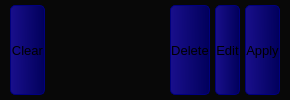
    <widget class="QWidget" name="widget_2" native="true">
     <property name="minimumSize">
      <size>
       <width>0</width>
       <height>0</height>
      </size>
     </property>
     <property name="maximumSize">
      <size>
       <width>16777215</width>
       <height>16777215</height>
      </size>
     </property>
     <property name="styleSheet">
      <string notr="true">background-color: rgb(8, 8, 8);</string>
     </property>
     <layout class="QHBoxLayout" name="horizontalLayout">
      <property name="spacing">
       <number>5</number>
      </property>
      <property name="leftMargin">
       <number>10</number>
      </property>
      <property name="topMargin">
       <number>5</number>
      </property>
      <property name="rightMargin">
       <number>10</number>
      </property>
      <property name="bottomMargin">
       <number>5</number>
      </property>
      <item>
       <widget class="QPushButton" name="pbClear">
        <property name="sizePolicy">
         <sizepolicy hsizetype="Preferred" vsizetype="Preferred">
          <horstretch>0</horstretch>
          <verstretch>0</verstretch>
         </sizepolicy>
        </property>
        <property name="minimumSize">
         <size>
          <width>0</width>
          <height>0</height>
         </size>
        </property>
        <property name="font">
         <font>
          <pointsize>10</pointsize>
         </font>
        </property>
        <property name="styleSheet">
         <string notr="true">QPushButton{background-color:qlineargradient(spread:pad, x1:0, y1:0.573, x2:1, y2:0.545, stop:0 rgba(25, 15, 140, 255), stop:1 rgba(1, 0, 91, 255));border-style: solid;border-color: rgb(0, 0, 127);border-width: 1px;border-radius: 5px;}
</string>
        </property>
        <property name="text">
         <string>Clear</string>
        </property>
       </widget>
      </item>
      <item>
       <spacer name="horizontalSpacer">
        <property name="orientation">
         <enum>Qt::Horizontal</enum>
        </property>
        <property name="sizeType">
         <enum>QSizePolicy::Maximum</enum>
        </property>
        <property name="sizeHint" stdset="0">
         <size>
          <width>120</width>
          <height>20</height>
         </size>
        </property>
       </spacer>
      </item>
      <item>
       <widget class="QPushButton" name="pbDelete">
        <property name="sizePolicy">
         <sizepolicy hsizetype="Preferred" vsizetype="Preferred">
          <horstretch>0</horstretch>
          <verstretch>0</verstretch>
         </sizepolicy>
        </property>
        <property name="minimumSize">
         <size>
          <width>0</width>
          <height>0</height>
         </size>
        </property>
        <property name="font">
         <font>
          <pointsize>10</pointsize>
         </font>
        </property>
        <property name="styleSheet">
         <string notr="true">QPushButton{background-color:qlineargradient(spread:pad, x1:0, y1:0.573, x2:1, y2:0.545, stop:0 rgba(25, 15, 140, 255), stop:1 rgba(1, 0, 91, 255));border-style: solid;border-color: rgb(0, 0, 127);border-width: 1px;border-radius: 5px;}
</string>
        </property>
        <property name="text">
         <string>Delete</string>
        </property>
       </widget>
      </item>
      <item>
       <widget class="QPushButton" name="pbEdit">
        <property name="sizePolicy">
         <sizepolicy hsizetype="Preferred" vsizetype="Preferred">
          <horstretch>0</horstretch>
          <verstretch>0</verstretch>
         </sizepolicy>
        </property>
        <property name="minimumSize">
         <size>
          <width>0</width>
          <height>0</height>
         </size>
        </property>
        <property name="font">
         <font>
          <pointsize>10</pointsize>
         </font>
        </property>
        <property name="styleSheet">
         <string notr="true">QPushButton{background-color:qlineargradient(spread:pad, x1:0, y1:0.573, x2:1, y2:0.545, stop:0 rgba(25, 15, 140, 255), stop:1 rgba(1, 0, 91, 255));border-style: solid;border-color: rgb(0, 0, 127);border-width: 1px;border-radius: 5px;}
</string>
        </property>
        <property name="text">
         <string>Edit</string>
        </property>
       </widget>
      </item>
      <item>
       <widget class="QPushButton" name="pbApply">
        <property name="sizePolicy">
         <sizepolicy hsizetype="Preferred" vsizetype="Preferred">
          <horstretch>0</horstretch>
          <verstretch>0</verstretch>
         </sizepolicy>
        </property>
        <property name="minimumSize">
         <size>
          <width>0</width>
          <height>0</height>
         </size>
        </property>
        <property name="font">
         <font>
          <pointsize>10</pointsize>
         </font>
        </property>
        <property name="styleSheet">
         <string notr="true">QPushButton{background-color:qlineargradient(spread:pad, x1:0, y1:0.573, x2:1, y2:0.545, stop:0 rgba(25, 15, 140, 255), stop:1 rgba(1, 0, 91, 255));border-style: solid;border-color: rgb(0, 0, 127);border-width: 1px;border-radius: 5px;}
</string>
        </property>
        <property name="text">
         <string>Apply</string>
        </property>
       </widget>
      </item>
     </layout>
    </widget>
